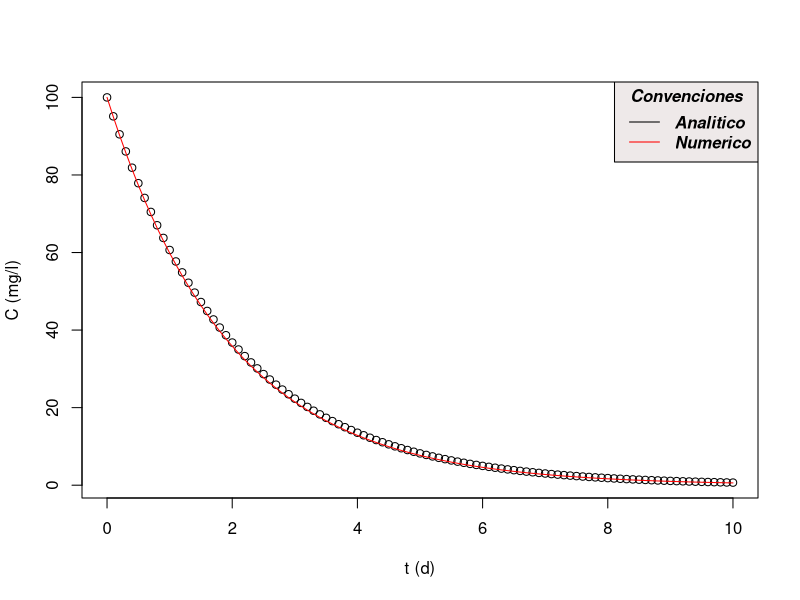

The R script that drew this image:
#***********************************************************
#
#  Modelamiento Ambiental con aplicaciones en R
#
#  Profesor Jorge E. Pachon
#
#***********************************************************
#
#
# Solucion analitica
# Concentracion incial (Co)
Co=100
# Constante de degradacion k (d-1)
k=0.5
t <- seq(0,10,by=0.1)
C=Co*exp(-k*t)
plot(t,C, xlab= "t (d)", ylab= "C (mg/l)")

# Metodo numerico solucion sistema degradacion primer orden
# intervalo de tiempo (d)
dt=0.1
Cr=100
for (i in 1:100)
{Cr[i+1]=Cr[i]*(1-k*dt)}
Cr
lines(t,Cr, type="l", col="red")

legend("topright", legend=c("Analitico", "Numerico"), col=c("black", "red"), lty=1:1, cex=1.0, title="Convenciones", text.font=4, bg="snow2")

